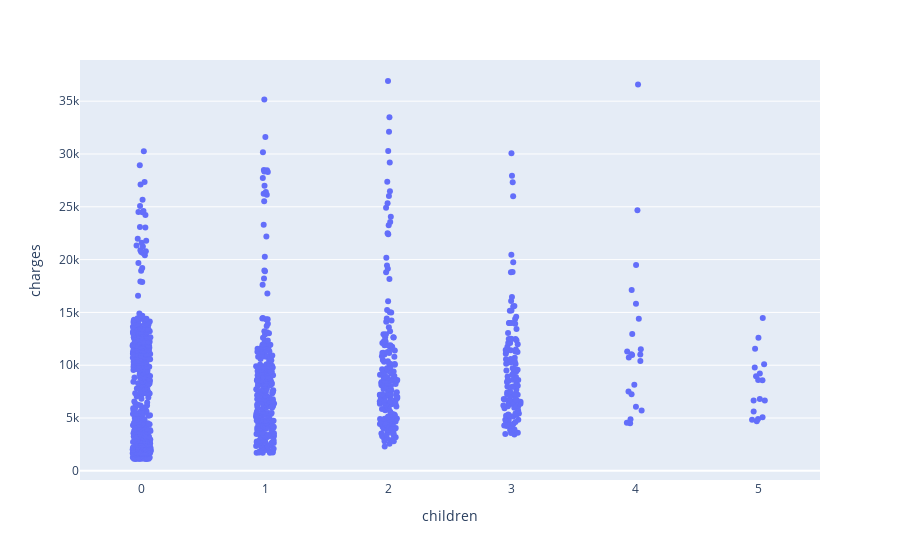

Write notebook code for a chart like this one.
### Code cell
fig =px.strip(non_smoker_df,x="children",y="charges")
fig.show()

### Figure 1 — Plotly figure (JSON) as saved in the notebook; plotly's stock layout.template omitted (floating-point values rounded to 4 significant figures; data arrays with more than 128 entries replaced by an {"elided": "..."} marker saying what was removed)
{"data": [{"alignmentgroup": "True", "boxpoints": "all", "fillcolor": "rgba(255,255,255,0)", "hoveron": "points", "hovertemplate": "children=%{x}<br>charges=%{y}<extra></extra>", "legendgroup": "", "line": {"color": "rgba(255,255,255,0)"}, "marker": {"color": "#636efa"}, "name": "", "offsetgroup": "", "orientation": "v", "pointpos": 0, "showlegend": false, "type": "box", "x": {"elided": "1064 int values"}, "x0": " ", "xaxis": "x", "y": {"elided": "1064 float values"}, "y0": " ", "yaxis": "y"}], "layout": {"boxmode": "group", "legend": {"tracegroupgap": 0}, "margin": {"t": 60}, "xaxis": {"anchor": "y", "domain": [0, 1], "title": {"text": "children"}}, "yaxis": {"anchor": "x", "domain": [0, 1], "title": {"text": "charges"}}}}
